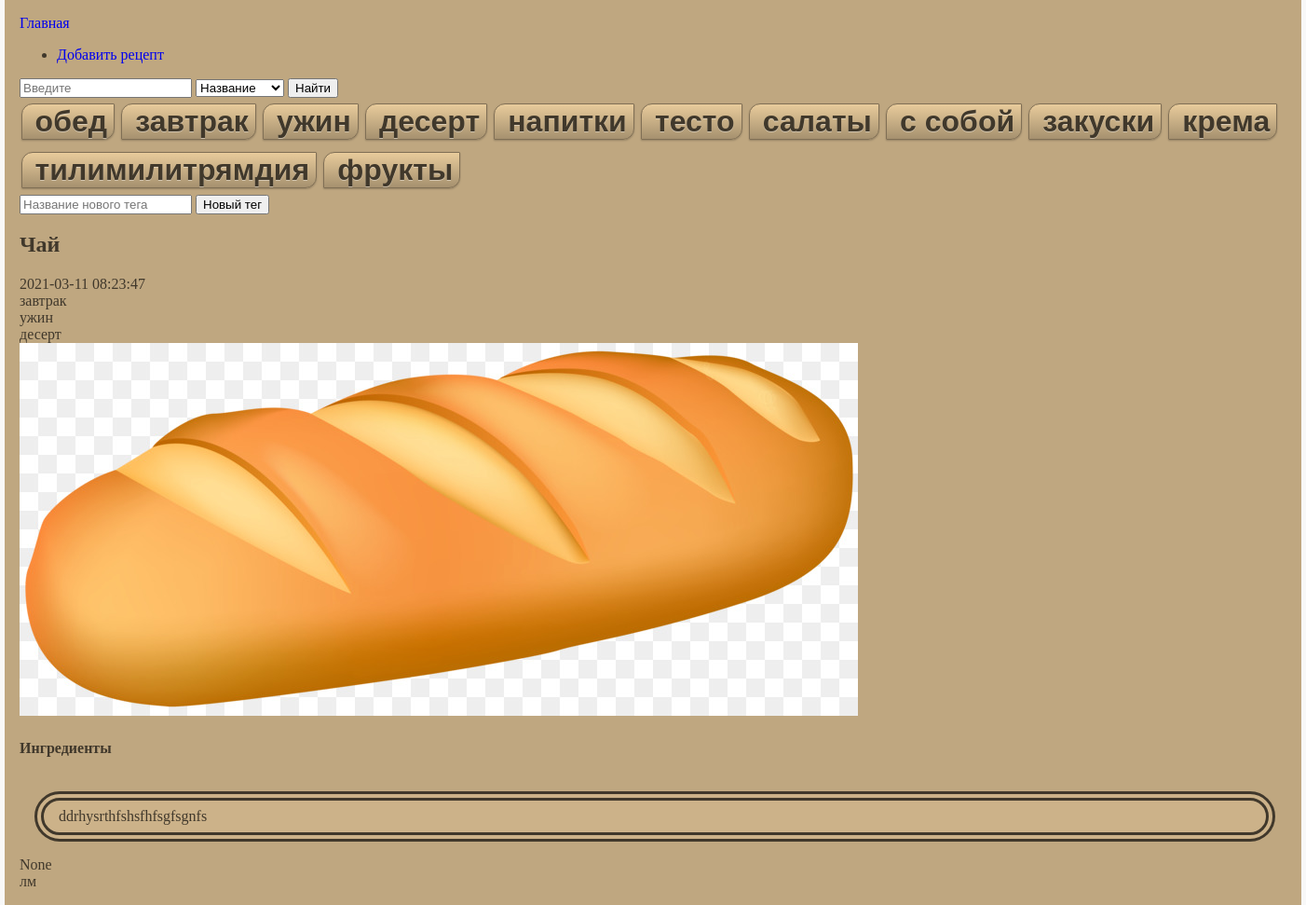
Page /chai on the committed database.
### tables this page shows
CREATE TABLE tags (
    id INTEGER PRIMARY KEY AUTOINCREMENT,
    title varchar(32) not null
);

CREATE TABLE recipes (id INTEGER PRIMARY KEY AUTOINCREMENT, created TIMESTAMP NOT NULL DEFAULT CURRENT_TIMESTAMP, title varchar (32) NOT NULL, url varchar (64) NOT NULL, tags varchar (64) NOT NULL, recipe text NOT NULL, image VARCHAR (255), source VARCHAR (512));

### main.py (the view)
@app.route('/<recipe_url>')
def recipe(recipe_url):
    recipe_content = databaseGet.get_one_post_with_url(str(recipe_url))
    tags = databaseGet.get_all_tags()
    ttr = databaseGet.get_tags_to_recipe(recipe_url)
    ingredients = databaseGet.get_ingredients_to_recipe_by_recipe_id(recipe_content['id'])
    return render_template('recipe.html', tags=tags, tags_to_recipe=ttr, recipe=recipe_content, ingredients=ingredients)

### src/SqlClassConnection.py (called while the page is built)
    def get_one_post_with_url(self, url):
        post = self.cursor.execute('SELECT * FROM recipes WHERE url = ?', (url,)).fetchone()
        return post

    def get_all_tags(self):
        tags = self.cursor.execute("SELECT * FROM tags").fetchall()
        return tags

    def get_tags_to_recipe(self, url):
        tags_list = []
        tags = self.cursor.execute("""SELECT * FROM tags_recipes
                                    INNER JOIN recipes ON recipes.id = tags_recipes.recipe
                                    WHERE recipes.url=?""", (url,)).fetchall()
        for i in tags:
            tag = self.cursor.execute("""SELECT * FROM tags
                                                INNER JOIN tags_recipes ON tags_recipes.tag = tags.id
                                                WHERE tags.id=?""", (i['tag'],)).fetchone()
            tags_list.append(tag['title'])
        return tags_list

    def get_ingredients_to_recipe_by_recipe_id(self, recipe_id):
        ingredients = self.cursor.execute("SELECT * FROM ingredients WHERE recipe_id=?", (recipe_id,)).fetchall()
        return ingredients

### templates/recipe.html (shortened to what this page needs)
{% extends 'base.html' %}
{% block content %}
    <h2>{% block title %} {{ recipe['title'] }} {% endblock %}</h2>
    <span class="badge badge-primary">{{ recipe['created'] }}</span>
    <div class="tags">
        {% for tag in tags_to_recipe %}
            <p>{{ tag }}</p>
        {% endfor %}
    </div>
    <div>
        <img src="{{ recipe['image'] }}" alt="img">
    </div>
    <div id="inputing">
        <h4>Ингредиенты</h4>
    </div>
    <div class="recipe">
        {{ recipe['recipe'] }}
    </div>
    <p>{{ recipe['source'] }}</p>
{% endblock %}

### templates/base.html (shortened to what this page needs)
<!doctype html>
<html lang="ru">
  <head>
    <link rel="stylesheet" href="../static/css/style.css">
    <link rel="stylesheet" href="../static/css/recipeonmainpage.css">
    <link rel="stylesheet" href="../static/css/onerecipe.css">
  </head>
  <body>
    <header>
        <nav class="">
            <a class="navbar-brand" href="{{ url_for('index')}}">Главная</a>
            <div class="collapse navbar-collapse" id="navbarNav">
                <ul class="navbar-nav">
                    <li class="nav-item">
                        <a class="nav-link" href="{{url_for('create')}}">Добавить рецепт</a>
                    </li>
                </ul>
            </div>
        </nav>
        <div class="search">
            <label>
                <input class="search_input" type="text" name="search_content" placeholder="Введите">
                <select id="type_input">
                    <option value="title">Название</option>
                </select>
                <input type="button" value="Найти" onclick="search_generate_url()">
            </label>
        </div>
        <div class="tags">
            {% for tag in tags %}
                {% set tag_id =  tag['id'] %}
                <button onclick="search_generate_url('tag', '{{ tag_id }}')" class="tag">{{ tag['title'] }}</button>
            {% endfor %}
        </div>
        <form action="/create_tag" method="post">
            <label>
                <input type="text" name="new_tag" placeholder="Название нового тега">
            </label>
            <input type="submit" value="Новый тег">
        </form>
    </header>
    <main>
        {% block content %}
        {% endblock %}
    </main>
    <footer>
        лм
    </footer>
  </body>
</html>

### static/css/style.css (style rules this page uses)
p { margin: 0; padding: 0; }
html { background-color: #F8F8F8; }
body { width: 85em; background-color: #BFA780; margin: auto; padding: 1em; color: #40382B; }
a { text-decoration: none; }
.tag { display: inline-block; margin: 0.2em 0.05em; padding: 0 7px 0 14px; white-space: nowrap; position: relative; background: -moz-linear-gradient(top, #E8CB9B 0%, #A6916F 100%); background: -webkit-gradient(linear, left top, left bottom, color-stop(0%,#E8CB9B), color-stop(100%,#A6916F)); background: -webkit-linear-gradient(top, #E8CB9B 0%,#A6916F 100%); background: -o-linear-gradient(top, #E8CB9B 0%,#A6916F 100%); background: linear-gradient(to bottom, #E8CB9B 0%,#A6916F 100%); background-color: #E8CB9B; color: #40382B; font: bold 2em Arial, Tahoma, sans-serif; text-decoration: none; text-shadow: 0 1px rgba(255,255,255,0.4); border: 1px solid #806F55; border-radius: 12px 1px; box-shadow: inset 0 1px #E8CB9B, 0 1px 2px rgba(0,0,0,0.21); }

### static/css/recipeonmainpage.css (style rules this page uses)
.recipe { float: left; margin: 1em; padding: 0.5em 1em; border: 10px #40382B double; border-radius: 5em; background-color: #CCB289; width: 80em; }

### rows in the picture
tags: title "обед"
tags: title "завтрак"
tags: title "ужин"
tags: title "десерт"
tags: title "напитки"
tags: title "тесто"
tags: title "салаты"
tags: title "с собой"
tags: title "закуски"
tags: title "крема"
tags: title "тилимилитрямдия"
tags: title "фрукты"
recipes: title "Чай", created "2021-03-11 08:23:47", image (picture), recipe "ddrhysrthfshsfhfsgfsgnfs"

### other values in the picture
{{ recipe['source'] }} "None"
